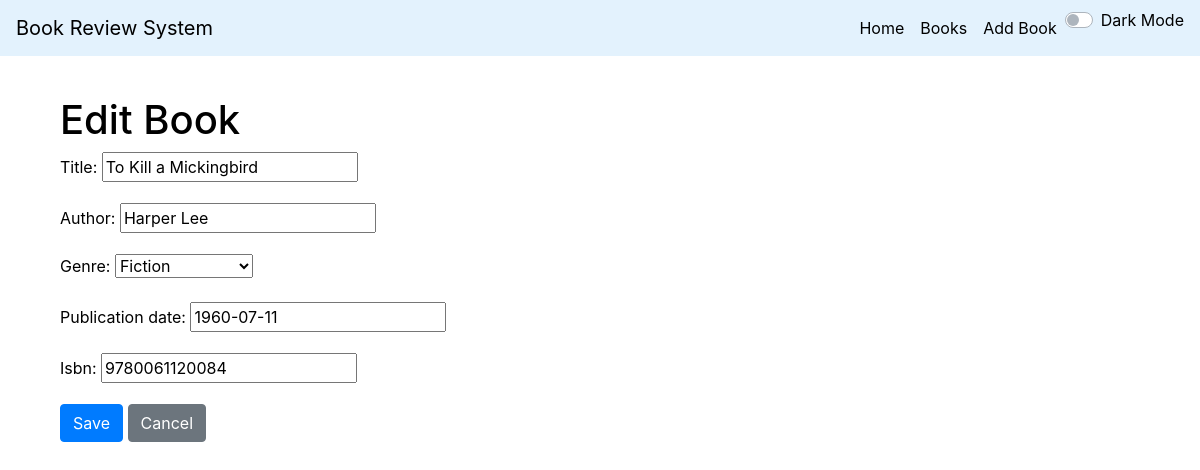
Page /books/11/edit/ on the committed database.
### core/models.py (models this page shows, shortened)
class Book(models.Model):
    GENRE_CHOICE = [
    ('Fiction', 'Fiction'),
    ('Non-Fiction', 'Non-Fiction'),
    ('Sci-Fi', 'Science Fiction'),
    ('Mystery', 'Mystery'),
    ('Fantasy', 'Fantasy'),
    ]
    title = models.CharField(max_length=200)
    author = models.CharField(max_length=200)
    isbn = models.IntegerField(unique=True)
    genre = models.CharField(max_length=200, choices=GENRE_CHOICE)
    publication_date = models.DateField()
    rating = models.DecimalField( max_digits=5, decimal_places=2, default=0.0)

### core/views.py (the view)
# urls.py: path('books/<int:pk>/edit/', BookUpdateView.as_view(), name='edit_book'),
class BookUpdateView(UpdateView):
    model = Book
    template_name = 'core/book_form.html'  # Reuse the same form template for adding and editing
    fields = ['title', 'author', 'genre', 'publication_date', 'isbn',]
    success_url = reverse_lazy('book_list')  # Redirect to the book list after editing

### core/templates/core/book_form.html (shortened to what this page needs)
{% extends 'core/base.html' %}
{% block body %}
<div class="container mt-4">
    <h1>{% if form.instance.pk %}Edit Book{% else %}Add Book{% endif %}</h1>
    <form method="post" enctype="multipart/form-data" novalidate>
        {{ form.as_p }}
        <button type="submit" class="btn btn-primary">Save</button>
        <a href="{% url 'book_list' %}" class="btn btn-secondary">Cancel</a>
    </form>
</div>
{% endblock %}

### core/static/core/css/styles.css (style rules this page uses)
body { background-color: #ffffff; color: #000000; }
body { transition: background-color 0.3s, color 0.3s; }
.btn-primary { background-color: #007bff; border-color: #007bff; color: #ffffff; }
.btn-secondary { background-color: #6c757d; border-color: #6c757d; color: #ffffff; }

### rows in the picture
Book: title "To Kill a Mickingbird", author "Harper Lee", genre "Fiction", publication_date "1960-07-11", isbn "9780061120084"
